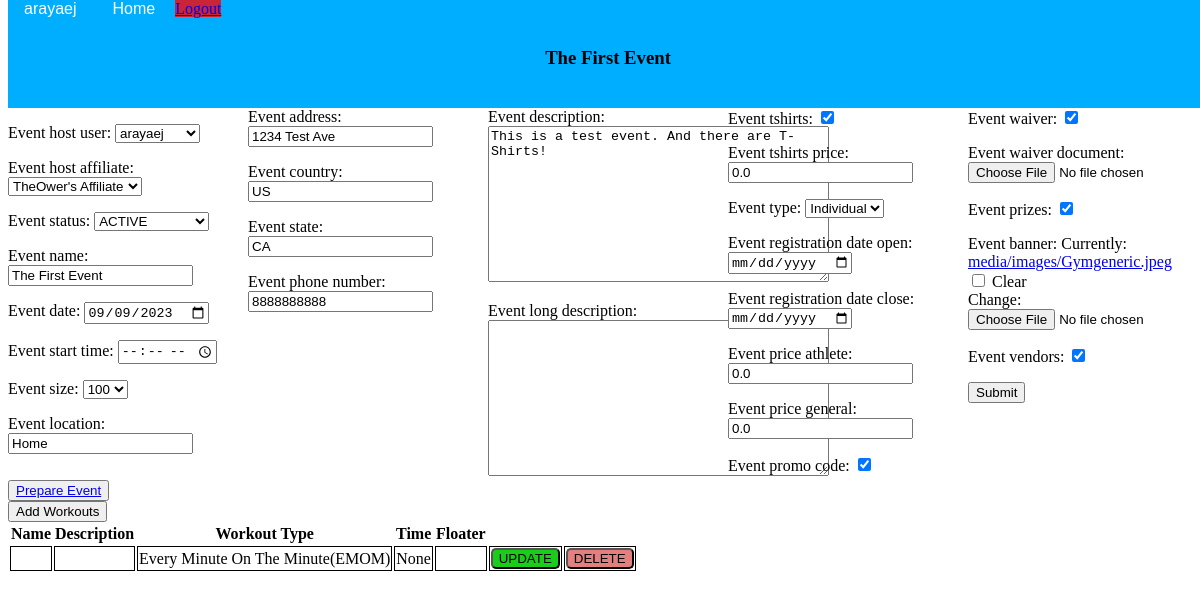
The page /your-events/1 (signed in) on the database its author committed.
### PlanIFYWOD/models.py (models this page shows)
class Event(models.Model):
    event_id = models.AutoField(primary_key=True, unique=True)
    event_host_user = models.ForeignKey(UserAccount, on_delete=models.CASCADE, db_column='username')
    event_host_affiliate = models.ForeignKey(Affiliate, on_delete=models.CASCADE, related_name='+', blank=True, null=True)
    event_status = models.CharField(max_length=25, choices=EVENT_STATUS, default='ACTIVE',null=False)
    event_name = models.CharField(max_length=100, unique=True)
    event_date_created = models.DateField(null=False, auto_now=True)
    event_date = models.DateField(null=False)
    event_start_time = models.TimeField(null=True, blank=True)
    event_size = models.CharField(max_length=10, choices=SIZE, default='50-100', null=False)
    event_location = models.CharField(max_length=100)
    event_address = models.CharField(max_length=100)
    event_country = models.CharField(max_length=50, null=True)
    event_state = models.CharField(max_length=30, null=True)
    event_phone_number = models.CharField(max_length=20)
    event_description = models.TextField(max_length=100, null=True, blank=True)
    event_long_description = models.TextField(max_length=512, null=True, blank=True)
    event_tshirts = models.BooleanField(default=False)
    event_tshirts_price = models.FloatField(null=True, blank=True, default=0.00)
    event_type = models.TextField(max_length=20, choices=EVENT_TYPE, default='Individual',null=False)
    event_registration_date_open = models.DateField(null=True, blank=True)
    event_registration_date_close = models.DateField(null=True, blank=True)
    event_price_athlete = models.FloatField(default=0.00)
    event_price_general = models.FloatField(default=0.00)
    event_promo_code = models.BooleanField(default=False)
    event_waiver = models.BooleanField(default=False)
    event_waiver_document = models.FileField(null=True, blank=True)
    event_prizes = models.BooleanField(default=False)
    event_banner = models.ImageField(upload_to='media/images', null=True, blank=True)
    event_vendors = models.BooleanField(default=False)
    def __str__(self) -> str:
        return self.event_name

class EventWorkOut(models.Model):
    id = models.AutoField(unique=True, primary_key=True)
    event = models.ForeignKey(Event, null=False, blank=False, on_delete=models.CASCADE)
    workout_name = models.CharField(max_length=50, blank=True)
    workout_type = models.CharField(max_length=50, choices=WORKOUT_TYPES)
    workout_description = models.TextField(max_length=250, blank=True, null=True)
    workout_time = models.FloatField(null=True, blank=True)
    workout_floater = models.BooleanField(default=False)
    workout_demo = models.FileField(null=True, blank=True)

### PlanIFYWOD/views.py (the view, shortened to what this page needs)
# urls.py: path('your-events/<int:id>', views.hostedevents, name='HostedEvent'),
@login_required(login_url='SignIn')
def hostedevents(request, id):
    usern = UserAccount.objects.filter(username=request.user).values()[0]['user_id_number']
    event = Event.objects.get(event_id=id)
    form = FullEventForm(instance=event)
    form2 = EventWorkoutForm(instance=event)
    workouts = EventWorkOut.objects.filter(event=id)
    return render(request, 'PlanIFYweb/hostevent.html', {'pagename': event, 'form': form, 'form2': form2, 'workout_list': workouts})

### PlanIFYWOD/forms.py
class FullEventForm(ModelForm):
    class Meta:
        model = Event
        fields = '__all__'
        widgets = {
            'event_date': DateIn(),
            'event_start_time' : TimeIn(),
            'event_date_created': DateIn(),
            'event_registration_date_open': DateIn(),
            'event_registration_date_close': DateIn(),
        }

class EventWorkoutForm(ModelForm):
    class Meta:
        model = EventWorkOut
        fields = '__all__'

### PlanIFYWOD/models.py (called while the page is built)
    def __str__(self) -> str:
        return str(self.username)

    def __str__(self) -> str:
        return self.name_affiliate

### PlanIFYWOD/templates/PlanIFYweb/hostevent.html (shortened to what this page needs)
{% extends 'PlanIFYweb/navbar.html' %}
{% block content %}
<body>
    <div class="filler">
        <h1 class="filler-text">filler</h1>
    </div>
    <div class="event-input-form">
        <form action="" method="POST" enctype="multipart/form-data">
            {{form.as_p}}
            <input type="submit" >
        </form>
        <br>
    </div>
    <button>
        <a href="{% url 'PrepareEvent' event=pagename %}">Prepare Event</a>
    </button>
    <br>
    <div class="add-workout-form">
        <button id="add-workouts" class="add-workouts">Add Workouts</button>
        <table class="workout-table">
            <tr>
                <th>Name</th>
                <th>Description</th>
                <th>Workout Type</th>
                <th>Time</th>
                <th>Floater</th>
            </tr>
            {% for workout in workout_list %}
            <tr>
                <td>{{workout.workout_name}}</td>
                <td>{{workout.workout_description}}</td>
                <td>{{workout.workout_type}}</td>
                <td>{{workout.workout_time}}</td>
                <td>{{workout.floater}}</td>
                <td><button class="update-btn">UPDATE</button></td>
                <td><button class="delete-btn">DELETE</button></td>
            </tr>
            {% endfor %}
        </table>
    </div>
</body>
{% endblock %}

### PlanIFYWOD/templates/PlanIFYweb/navbar.html (shortened to what this page needs)
{% load static %}
<!DOCTYPE html>
<html>
    <head>
        <link rel="stylesheet" type="text/css" href="{% static '/css/main.css' %}">
    </head>
        <div class="nav-bar">
            <a href="{% url 'Profile' user=user%}" class="navlink">{{ user }}</a>
            <a href="{% url 'Home' %}" class="navlink">Home</a>
            <a href="{% url 'SignOut' %}" class="logout-btn" class="navlink">Logout</a>
            <header>
                <div class="header-container">
                    <center><h3>{{pagename}}</h3></center>
            </div>
            </header>
        </div>
    {% block content %}
    {% endblock%}
</html>

### PlanIFYweb/static/css/main.css (style rules this page uses)
div.header-container { background-color: rgb(0, 174, 255);; padding-top: 10px; padding-bottom: 1px; }
div.nav-bar { background-color: rgb(0, 174, 255);; padding-bottom: 20px; position:fixed; top: 0; width: 100%; overflow: hidden; z-index: 1; }
a.navlink { font-size: 16px; color: white; text-align: center; padding: 14px 16px; text-decoration: none; font-family: Arial; }
a.logout-btn { background-color: rgba(255, 0, 0, 0.788); left: 0; }
.filler { margin-top: 50px; }
.filler-text { color: white; }
td { border: 1px solid; }
.delete-btn { background-color: rgba(200, 0, 0, 0.5); border-radius: 5px; }
.update-btn { background-color: rgba(0, 200, 0, 0.9); border-radius: 5px; }
.event-input-form { columns: 5; }

### rows shown on the page
Event: event_name "The First Event", event_host_affiliate "TheOwer's Affiliate", event_status "ACTIVE", event_date "09/09/2023", event_size "100", event_location "Home", event_address "1234 Test Ave", event_country "US", event_state "CA", event_phone_number "8888888888", event_description "This is a test event. And there are T-Shirts!", event_tshirts "☑", event_tshirts_price "0.0", event_type "Individual", event_price_athlete "0.0", event_price_general "0.0", event_promo_code "☑", event_waiver "☑", event_prizes "☑", event_vendors "☑"
EventWorkOut: workout_type "Every Minute On The Minute(EMOM)", workout_time "None"

### other values the page prints
{{ user }} "arayaej"
